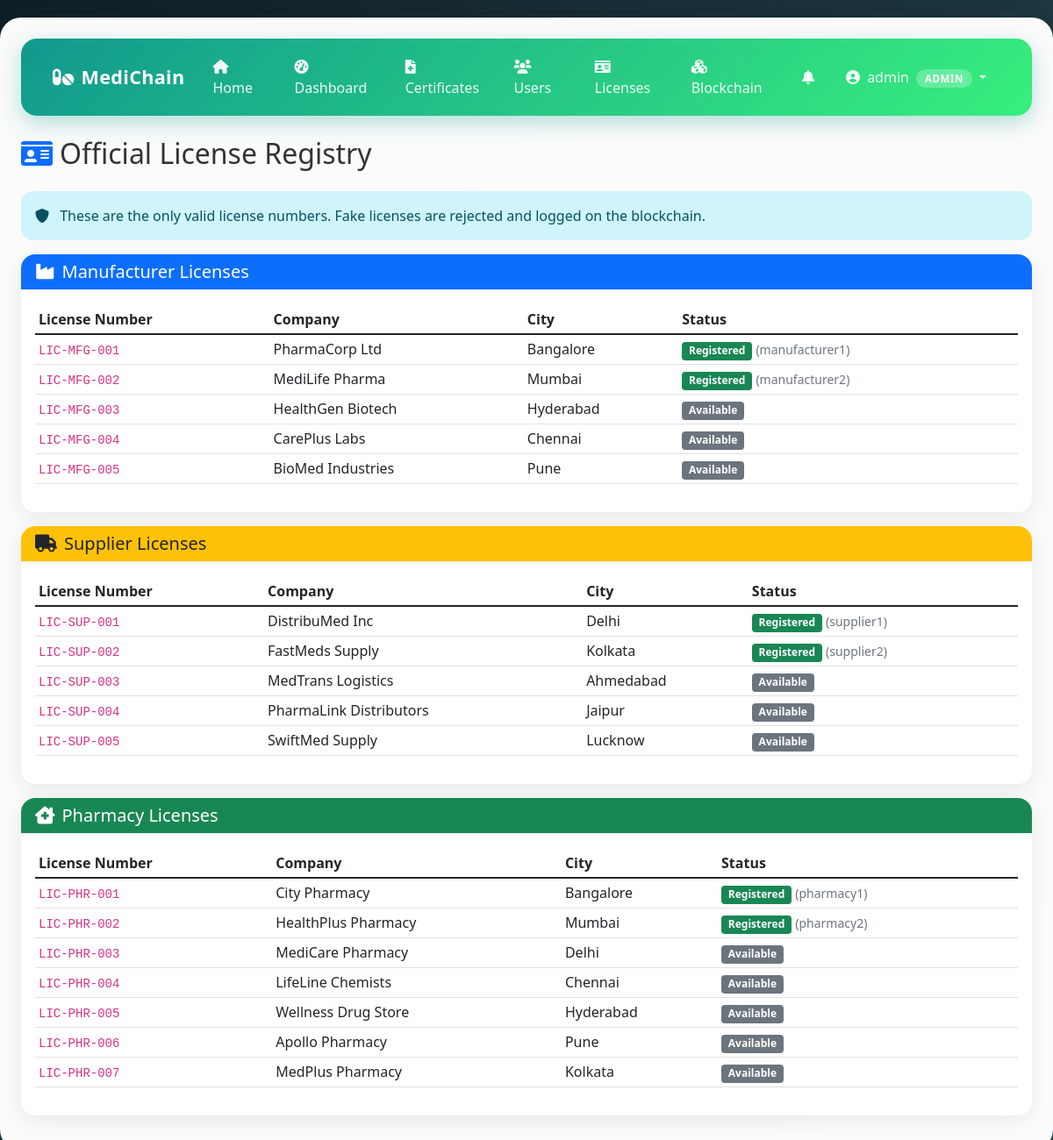
Screenshot of /admin/licenses (signed in) with the database file from the repository.
### app.py (models this page shows, shortened)
class User(UserMixin, db.Model):
    id = db.Column(db.Integer, primary_key=True)
    username = db.Column(db.String(80), unique=True, nullable=False)
    email = db.Column(db.String(120), unique=True, nullable=False)
    password_hash = db.Column(db.String(200), nullable=False)
    role = db.Column(db.String(20), nullable=False)
    license_number = db.Column(db.String(100), unique=True)
    company_name = db.Column(db.String(150))
    phone = db.Column(db.String(20))
    address = db.Column(db.Text)
    is_approved = db.Column(db.Boolean, default=True)
    is_active = db.Column(db.Boolean, default=True)
    created_at = db.Column(db.DateTime, default=datetime.utcnow)
    wallet_balance = db.Column(db.Float, default=100000.0)

### app.py (the view)
@app.route('/admin/licenses')
@login_required
@admin_required
def admin_licenses():
    return render_template('admin/licenses.html', licenses=VALID_LICENSES)

### app.py (called while the page is built)
@login_manager.user_loader
def load_user(user_id):
    return User.query.get(int(user_id))

def admin_required(f):
    @wraps(f)
    def decorated_function(*args, **kwargs):
        if not current_user.is_authenticated or current_user.role != 'admin':
            flash('Admin access required.', 'danger')
            return redirect(url_for('dashboard'))
        return f(*args, **kwargs)
    return decorated_function

@app.context_processor
def utility_processor():
    return dict(
        User=User, MedicineProduct=MedicineProduct, MedicineCertificate=MedicineCertificate,
        PharmacyRequest=PharmacyRequest, UserOrder=UserOrder,
        MedicineReview=MedicineReview, Notification=Notification,
        PaymentReceipt=PaymentReceipt, LANGUAGES=LANGUAGES
    )

### templates/admin/licenses.html (shortened to what this page needs)
{% extends "base.html" %}
{% block content %}
<h2 class="mb-4"><i class="fas fa-id-card me-2 text-primary"></i>Official License Registry</h2>
<div class="alert alert-info">
    <i class="fas fa-shield-alt me-2"></i>
    These are the only valid license numbers. Fake licenses are rejected and logged on the blockchain.
</div>
{% set roles = {'manufacturer': 'primary', 'supplier': 'warning', 'pharmacy': 'success'} %}
{% for role in ['manufacturer', 'supplier', 'pharmacy'] %}
<div class="card mb-3">
    <div class="card-header bg-{{ roles[role] }} {% if role != 'supplier' %}text-white{% else %}text-dark{% endif %}">
        <h5 class="mb-0"><i class="fas fa-{% if role == 'manufacturer' %}industry{% elif role == 'supplier' %}truck{% else %}clinic-medical{% endif %} me-2"></i>{{ role|title }} Licenses</h5>
    </div>
    <div class="card-body">
        <table class="table table-sm table-hover">
            <thead>
                <tr>
                    <th>License Number</th>
                    <th>Company</th>
                    <th>City</th>
                    <th>Status</th>
                </tr>
            </thead>
            <tbody>
                {% for lic, info in licenses.items() %}
                    {% if info.role == role %}
                    {% set used = User.query.filter_by(license_number=lic).first() %}
                    <tr>
                        <td><code>{{ lic }}</code></td>
                        <td>{{ info.company }}</td>
                        <td>{{ info.city }}</td>
                        <td>
                            {% if used %}
                                <span class="badge bg-success">Registered</span>
                                <small class="text-muted">({{ used.username }})</small>
                            {% else %}
                                <span class="badge bg-secondary">Available</span>
                            {% endif %}
                        </td>
                    </tr>
                    {% endif %}
                {% endfor %}
            </tbody>
        </table>
    </div>
</div>
{% endfor %}
{% endblock %}

### templates/base.html (shortened to what this page needs)
<!DOCTYPE html>
<html lang="en">
<head>
    <link href="https://cdn.jsdelivr.net/npm/bootstrap@5.1.3/dist/css/bootstrap.min.css" rel="stylesheet">
    <link rel="stylesheet" href="https://cdnjs.cloudflare.com/ajax/libs/font-awesome/6.0.0/css/all.min.css">
</head>
<body>
    <div class="container-fluid main-container">
        <nav class="navbar navbar-expand-lg navbar-custom">
            <div class="container-fluid">
                <a class="navbar-brand" href="{{ url_for('index') }}">
                    <i class="fas fa-pills me-2"></i>MediChain
                </a>
                <div class="collapse navbar-collapse" id="navbarNav">
                    <ul class="navbar-nav me-auto">
                        <li class="nav-item">
                            <a class="nav-link" href="{{ url_for('index') }}">
                                <i class="fas fa-home me-1"></i>Home
                            </a>
                        </li>
                        {% if current_user.is_authenticated %}
                            <li class="nav-item">
                                <a class="nav-link" href="{{ url_for('dashboard') }}">
                                    <i class="fas fa-tachometer-alt me-1"></i>Dashboard
                                </a>
                            </li>
                            {% if current_user.role == 'admin' %}
                                <li class="nav-item"><a class="nav-link" href="{{ url_for('manage_certificates') }}"><i class="fas fa-file-medical me-1"></i>Certificates</a></li>
                                <li class="nav-item"><a class="nav-link" href="{{ url_for('manage_users') }}"><i class="fas fa-users me-1"></i>Users</a></li>
                                <li class="nav-item"><a class="nav-link" href="{{ url_for('admin_licenses') }}"><i class="fas fa-id-card me-1"></i>Licenses</a></li>
                            {% endif %}
                            <li class="nav-item">
                                <a class="nav-link" href="{{ url_for('blockchain_explorer') }}">
                                    <i class="fas fa-cubes me-1"></i>Blockchain
                                </a>
                            </li>
                        {% endif %}
                    </ul>
                    <ul class="navbar-nav">
                        {% if current_user.is_authenticated %}
                            <li class="nav-item position-relative">
                                <a class="nav-link" href="{{ url_for('view_notifications') }}">
                                    <i class="fas fa-bell me-1"></i>
                                </a>
                            </li>
                            <li class="nav-item dropdown">
                                <a class="nav-link dropdown-toggle" href="#" id="userDropdown" role="button" data-bs-toggle="dropdown">
                                    <i class="fas fa-user-circle me-1"></i>
                                    {{ current_user.username }}
                                    <span class="role-badge ms-1">{{ current_user.role }}</span>
                                </a>
                            </li>
                        {% else %}
                            <li class="nav-item"><a class="nav-link" href="{{ url_for('login') }}"><i class="fas fa-sign-in-alt me-1"></i>Login</a></li>
                            <li class="nav-item"><a class="nav-link" href="{{ url_for('register') }}"><i class="fas fa-user-plus me-1"></i>Register</a></li>
                        {% endif %}
                    </ul>
                </div>
            </div>
        </nav>
        {% block content %}{% endblock %}
    </div>
</body>
</html>

### templates/base.html (style rules this page uses)
:root { --primary: #11998e; --primary-dark: #0d7a70; --accent: #38ef7d; --dark: #1a1f36; --light: #f8fafc; }
* { box-sizing: border-box; }
body { background: linear-gradient(135deg, #0f2027 0%, #203a43 50%, #2c5364 100%); min-height: 100vh; font-family: 'Segoe UI', Tahoma, Geneva, Verdana, sans-serif; color: #333; }
.main-container { background: rgba(255, 255, 255, 0.98); border-radius: 24px; padding: 24px; margin: 20px auto; box-shadow: 0 25px 70px rgba(0,0,0,0.4); max-width: 1400px; }
.navbar-custom { background: linear-gradient(135deg, var(--primary) 0%, var(--accent) 100%); border-radius: 18px; padding: 12px 24px; margin-bottom: 24px; box-shadow: 0 8px 25px rgba(17,153,142,0.3); }
.navbar-brand { color: white !important; font-weight: 700; font-size: 1.35rem; letter-spacing: 0.3px; }
.navbar-custom .nav-link { color: rgba(255,255,255,0.92) !important; font-weight: 500; padding: 8px 16px !important; border-radius: 10px; transition: all 0.25s; }
.card { border-radius: 16px; border: none; box-shadow: 0 6px 24px rgba(0,0,0,0.08); transition: all 0.3s; margin-bottom: 20px; }
.card-header { border-radius: 16px 16px 0 0 !important; background: white; border-bottom: 2px solid #f1f3f5; font-weight: 600; }
.alert { border-radius: 14px; border: none; }
.role-badge { background: rgba(255,255,255,0.25); color: white; padding: 3px 10px; border-radius: 12px; font-size: 0.72rem; font-weight: 600; text-transform: uppercase; letter-spacing: 0.5px; }

### rows the page displays
User: username "admin", role "ADMIN"
User: license_number "LIC-MFG-001", company "PharmaCorp Ltd", city "Bangalore", username "manufacturer1"
User: license_number "LIC-MFG-002", company "MediLife Pharma", city "Mumbai", username "manufacturer2"
User: license_number "LIC-SUP-001", company "DistribuMed Inc", city "Delhi", username "supplier1"
User: license_number "LIC-SUP-002", company "FastMeds Supply", city "Kolkata", username "supplier2"
User: license_number "LIC-PHR-001", company "City Pharmacy", city "Bangalore", username "pharmacy1"
User: license_number "LIC-PHR-002", company "HealthPlus Pharmacy", city "Mumbai", username "pharmacy2"

### other values shown
{{ role|title }} "Manufacturer" "Supplier" "Pharmacy"
{{ lic }} "LIC-MFG-003" "LIC-MFG-004" "LIC-MFG-005" "LIC-SUP-003" "LIC-SUP-004" "LIC-SUP-005" "LIC-PHR-003" "LIC-PHR-004" "LIC-PHR-005" "LIC-PHR-006" "LIC-PHR-007"
{{ info.company }} "HealthGen Biotech" "CarePlus Labs" "BioMed Industries" "MedTrans Logistics" "PharmaLink Distributors" "SwiftMed Supply" "MediCare Pharmacy" "LifeLine Chemists" "Wellness Drug Store" "Apollo Pharmacy" "MedPlus Pharmacy"
{{ info.city }} "Hyderabad" "Chennai" "Pune" "Ahmedabad" "Jaipur" "Lucknow" "Delhi" "Chennai" "Hyderabad" "Pune" "Kolkata"
